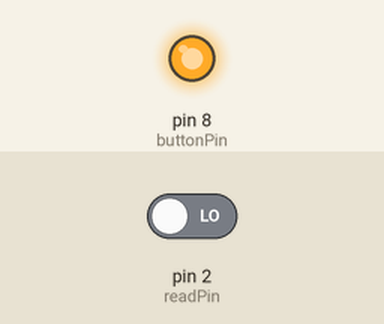
Recording of a sketch running on a simulated Arduino Uno, built with avr-gcc and run on an emulated ATmega328P. Shown: output pins drawn as LEDs (lit = HIGH). The test bench sets the inputs (shaded band); at power-on: pin 2 (readPin) LOW. What the sketch prints to the serial monitor is not drawn.

Above: at 0.1 s.
Timing chart, 0 to 1.6 s (numbered marks = the images above):
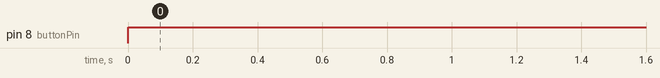

The sketch:

Challenge_Mini_Project_2_Digital_Read_Template.ino
```cpp
//     Mini Project: Digital Read
// If the button is pressed, print 1. If its is not pressed, print 0.
//
//                            Things to Rememeber
// HIGH makes electricity go. LOW makes no electricity go.
// OUTPUT: Make electricity flow. INPUT reads the amount of electricity flowing
// pinMode(): makes a pin  an INPUT or OUTPUT. Always goes in setup
// digitialWrite(): Makes a pin HIGH or LOW. Usually goes in loop
// Serial.begin(): Sets up the printing area.
// Serial.println(): Prints thing sto the printing area

//Setup Runs Once
//Loop never stops running
//declare variables that are used in both functions outside of them

int buttonPin = 8; //This pin is the digitalWrite() pin and will give electricty
int readPin = 2; //This is the pin that the electricity information will go to

void setup() {
  Serial.begin(9600);

  pinMode(buttonPin, OUTPUT);
  pinMode(readPin, INPUT); // A read pin need INPUT put in instead of OUTPUT
}

void loop() {
  digitalWrite(buttonPin,HIGH);

  int reading = digitalRead(readPin); // This variable is set equal to the result of readPin

   Serial.println(reading); //Prints the variable
}
```

Measured:
- by itself, pin 8 (buttonPin): LOW → HIGH at 0.00 s
